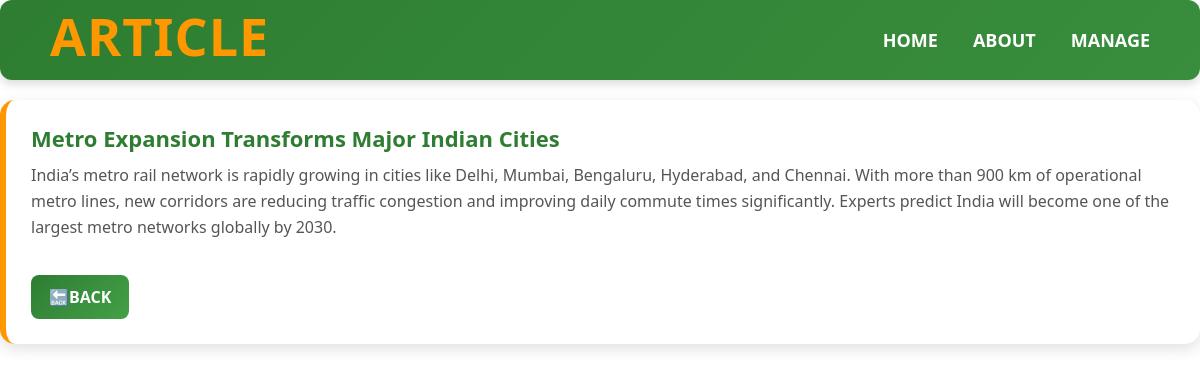
The app's page /read/8 with its own data.
### app1/models.py (models this page shows)
class Article(models.Model):
    title=models.CharField(max_length=200)
    desc=models.TextField()

### app1/views.py (the view)
# urls.py: path('read/<int:pk>',views.read,name='read'),
def read(request,pk):
    data=Article.objects.get(id=pk)
    context={'article':data}
    return render(request,'read.html',context)

### app1/templates/read.html
{% extends 'main.html' %}
{% block content %}
<div class="article">
    <h2 class="article-title">{{ article.title }}</h2>
    <p class="article-desc">{{ article.desc }}</p>
    <div class="article-footer">
        <a href="{% url 'home' %}" class="btn-read">🔙BACK</a>
    </div>
</div>
{% endblock content %}

### static/stylee.css (style rules this page uses)
.article { background-color: #fff; margin-top: 20px; padding: 25px; border-radius: 15px; border-left: 6px solid #ff9800; box-shadow: 0 3px 10px rgba(0,0,0,0.1); }
.article-title { font-size: 24px; color: #2e7d32; margin-bottom: 10px; }
.article-desc { font-size: 16px; color: #555; margin-bottom: 15px; }
.article-footer { display: flex; justify-content: space-between; align-items: center; }
.btn-read { background-color: #2e7d32; color: #fff; text-decoration: none; padding: 8px 15px; border-radius: 8px; font-weight: 600; }
.article-title { font-size: 28px; color: #2e7d32; margin-bottom: 15px; }
.article-desc { font-size: 18px; color: #444; margin-bottom: 20px; line-height: 1.7; }
.article-footer { display: flex; justify-content: space-between; align-items: center; margin-top: 15px; }
.btn-read { background-color: #2e7d32; color: #fff; text-decoration: none; padding: 10px 18px; border-radius: 8px; font-weight: 600; transition: background 0.3s ease; }
.article { background: #ffffff; padding: 25px; border-radius: 15px; border-left: 6px solid #ff9800; box-shadow: 0 5px 15px rgba(0,0,0,0.12); display: flex; flex-direction: column; justify-content: space-between; transition: transform 0.3s ease, box-shadow 0.3s ease; position: relative; overflow: hidden; }
.article::before { content: ""; position: absolute; top: -50%; left: -50%; width: 200%; height: 200%; background: radial-gradient(circle, rgba(46,125,50,0.1), transparent 70%); transform: scale(0); transition: transform 0.5s ease; }
.article-title { font-size: 22px; font-weight: 700; color: #2e7d32; margin-bottom: 12px; }
.article-desc { font-size: 16px; color: #555; margin-bottom: 20px; line-height: 1.6; }
.btn-read { background: linear-gradient(135deg, #2e7d32, #43a047); color: #fff; text-decoration: none; padding: 10px 18px; border-radius: 8px; font-weight: 600; transition: all 0.3s ease; }

### records on screen
Article: title "Metro Expansion Transforms Major Indian Cities", desc "India’s metro rail network is rapidly growing in cities like Delhi, Mumbai, Bengaluru, Hyderabad, and Chennai. With more than 900 km of operational metro lines, new corridors are reducing traffic congestion and improving daily commute times significantly. Experts predict India will become one of the largest metro networks globally by 2030."
